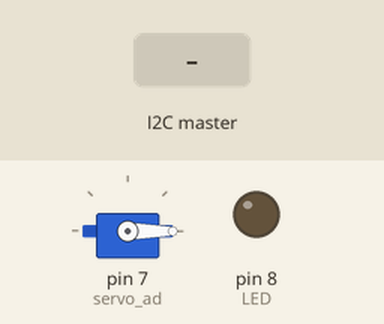
This sketch was run on a simulated Arduino Uno, built with avr-gcc and run on an emulated ATmega328P. Parts: servo, output pins drawn as LEDs (lit = HIGH). The test bench sets the inputs (shaded band).

Above: at 1.2 s.
1.3 s: the I2C master sends the byte 1
At 2.2 s:
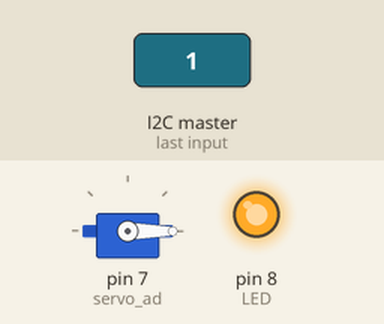
2.8 s: the I2C master sends the byte 0
At 3.5 s:
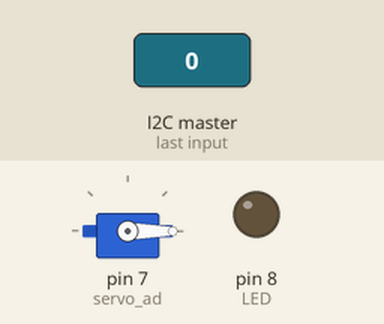
4.3 s: the I2C master sends the byte 2
At 4.7 s:
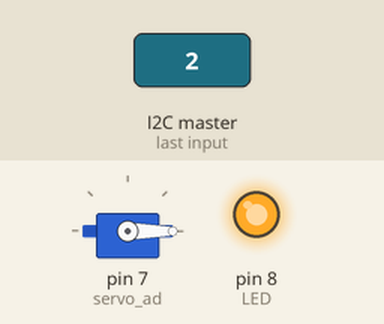
Timing chart, 0 to 7.3 s (numbered marks = the images above; inputs shaded):
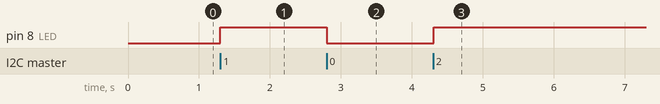

The sketch:

FY5PMQAIBL621Z1_servo.ino
```cpp
// Chapter 7 - Communications
// I2C Slave
// By Cornel Amariei for Packt Publishing

// Include the required Wire library for I2C
#include <Wire.h>
#include <Servo.h>


Servo myservo;

int servo_ad = 7;
int LED = 8;
int x = 0;
int y = 0;

void setup() {

  Wire.begin(9);
  Wire.onReceive(receiveEvent);
  myservo.attach(servo_ad);
  pinMode(LED, OUTPUT);
}

void receiveEvent(int bytes) {
  x = Wire.read();
  y = Wire.read();
}

void loop() {
  myservo.write(y);
  if (x != 0)
  {
    digitalWrite(LED, HIGH);
  }
  else
  {
    digitalWrite(LED, LOW);
  }
   delay(50);
}
```

Measured:
- after the input at 1.3 s, pin 8 (LED): LOW → HIGH at once
- after the input at 2.8 s, pin 8 (LED): HIGH → LOW at once
- after the input at 4.3 s, pin 8 (LED): LOW → HIGH at once
